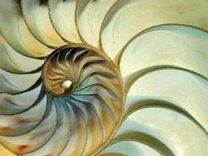
#> input picture nautilus.jpg, 208 x 156 px, shrunk from 400 x 300 before the run
$ python imageload.py
#> lines starting #> are read from the running program, lines starting #| are printed output that depends on the picture
import cv2
import numpy as np
import matplotlib.pyplot as plt


img = cv2.imread('nautilus.jpg', cv2.IMREAD_GRAYSCALE)
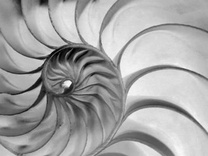
#> img: shape (156, 208); min 0, max 251, mean 165.4

cv2.imshow('image',img)
cv2.waitKey(0)

$ run again, with front145.jpg copied over nautilus.jpg
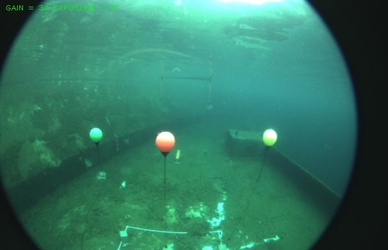
#> input picture front145.jpg, 388 x 250 px, shrunk from 744 x 480 before the run
#> `img = cv2.imread('nautilus.jpg', cv2.IMREAD_GRAYSCALE)`:
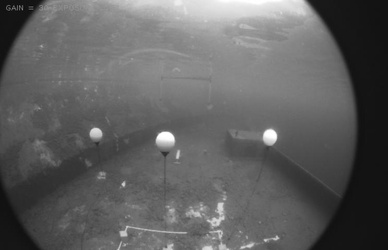
#> img: shape (250, 388); min 6, max 255, mean 96
